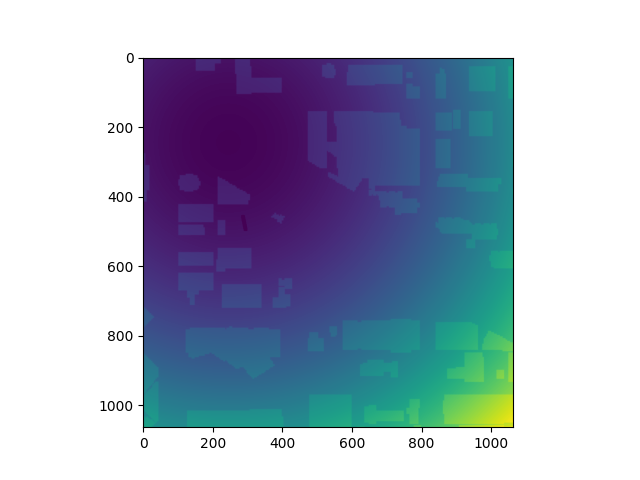

The Python source for this figure:
import matplotlib.pyplot as plt
import numpy as np

with open('output.csv') as fin:
    data = list(map(float, fin.readline().split(',')[:-1]))

with open('trajectory.csv') as fin:
    traj = list(map(lambda r: list(map(float, r.split(','))), list(fin)))

data = np.array(data)
s = int(np.sqrt(len(data)))
data = data.reshape((s,s))

for x in traj:
    _x, _y = x
    _x = int(_x)
    _y = int(_y)
    data[_x-5:_x+5,_y-5:_y+5] = -100


plt.imshow(data[5:-5,5:-5])
plt.savefig("show.png")